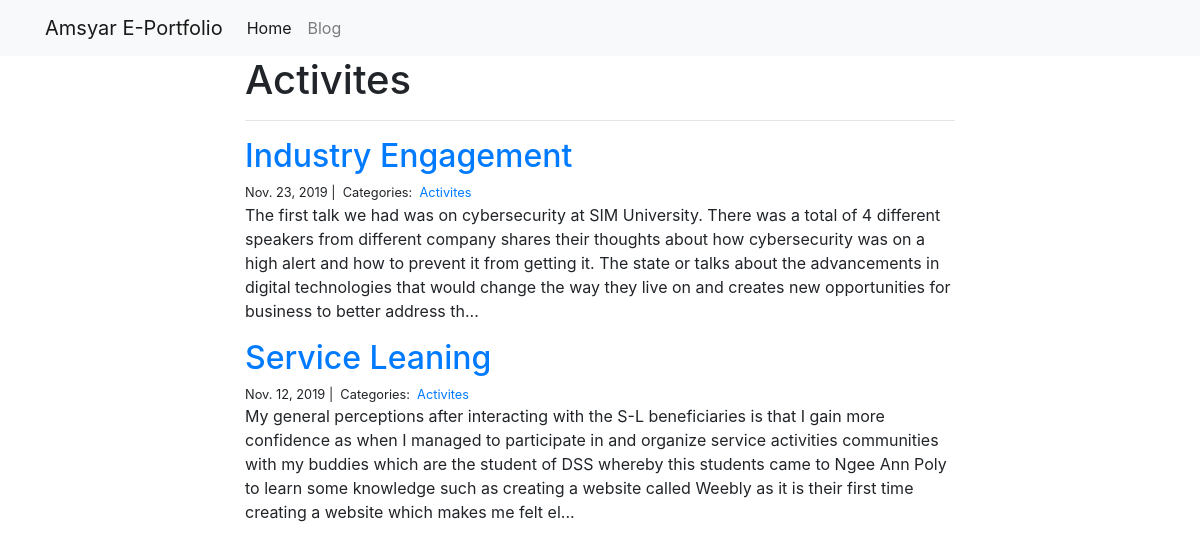
The app's page /blog/Activites/, older data.
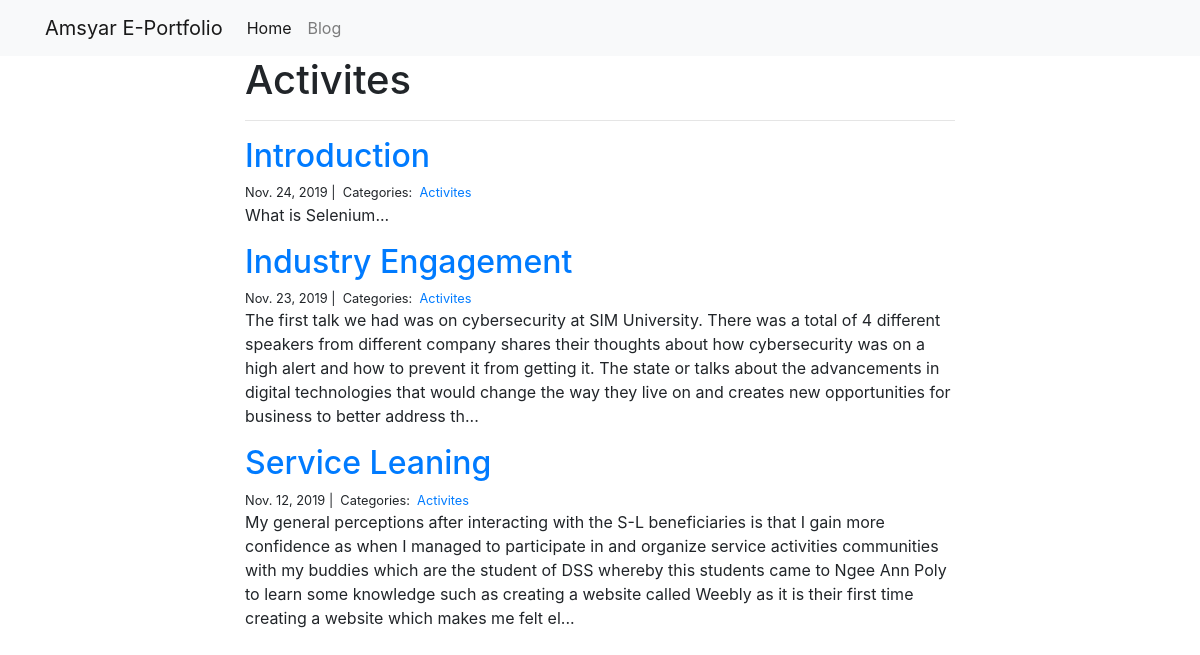
The same page, newer data.
### blog/models.py (models this page shows)
class Post(models.Model):
    title = models.CharField(max_length=255)
    body = models.TextField()
    created_on = models.DateTimeField(auto_now_add=True)
    last_modified = models.DateTimeField(auto_now=True)
    categories = models.ManyToManyField("Category", related_name="posts")

class Category(models.Model):
    name = models.CharField(max_length=20)

### blog/views.py (the view)
# urls.py: path("<category>/", views.blog_category, name="blog_category"),
def blog_category(request, category):
    posts = Post.objects.filter(categories__name__contains=category).order_by(
        "-created_on"
    )
    context = {"category": category, "posts": posts}
    return render(request, "blog_category.html", context)

### blog/templates/blog_category.html
{% extends "base.html" %}
{% block page_content %}
<div class="col-md-8 offset-md-2">
    <h1>{{ category | title }}</h1>
    <hr>
    {% for post in posts %}
        <h2><a href="{% url 'blog_detail' post.pk%}">{{ post.title }}</a></h2>
        <small>
            {{ post.created_on.date }} |&nbsp;
            Categories:&nbsp;
            {% for category in post.categories.all %}
            <a href="{% url 'blog_category' category.name %}">
                {{ category.name }}
            </a>&nbsp;
            {% endfor %}
        </small>
        <p>{{ post.body | slice:":400" }}...</p>
    {% endfor %}
</div>
{% endblock %}

Row changes from the older to the newer data that the page shows:
added Post: title "Introduction", created_on "Nov. 24, 2019", body "What is Selenium", Category (name "Activites")
